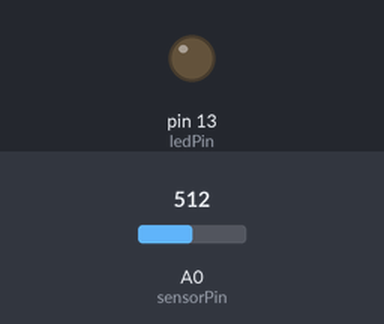
Bench run of a sketch on a simulated Arduino Uno, built with avr-gcc and run on an emulated ATmega328P. Parts: output pins drawn as LEDs (lit = HIGH). Inputs (shaded band) come from the test bench; at power-on: A0 (sensorPin) = 512.

Above: at 1.3 s.
1.4 s: A0 (sensorPin) set to 28
2.9 s: A0 (sensorPin) set to 22
At 4.1 s:
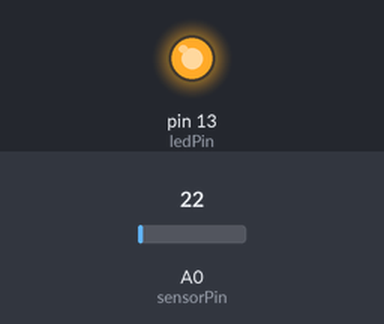
4.5 s: A0 (sensorPin) set to 122
At 5.3 s:
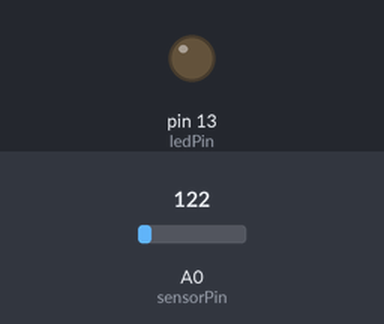
6.0 s: A0 (sensorPin) set to 15
At 6.4 s:
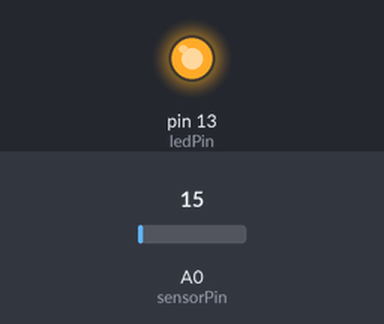
Timing chart, 0 to 8.5 s (numbered marks = the images above; inputs shaded):
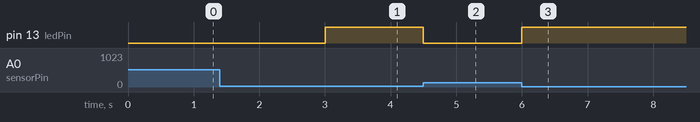

The sketch:

Photo_Resister.ino
```cpp
int sensorPin = A0;    // select the input pin for the potentiometer
int ledPin = 13;       // select the pin for the LED
int sensorValue = 0;  // variable to store the value coming from the sensor

void setup() {
  // declare the ledPin as an OUTPUT:
  pinMode(ledPin, OUTPUT);
}

void loop() {
  sensorValue = analogRead(sensorPin);
  if(sensorValue < 25)
    digitalWrite(ledPin, HIGH);
  else
    digitalWrite(ledPin, LOW);
  delay(500);
}
```

Measured:
- the behaviour switches between 25 and 24 on A0 (sensorPin) (found by bisection; images 0 and 1)
- after the input at 1.4 s, every drawn part: stays the same
- after the input at 2.9 s, pin 13 (ledPin): LOW → HIGH after 0.10 s
- after the input at 4.5 s, pin 13 (ledPin): HIGH → LOW at once
- after the input at 6.0 s, pin 13 (ledPin): LOW → HIGH at once
